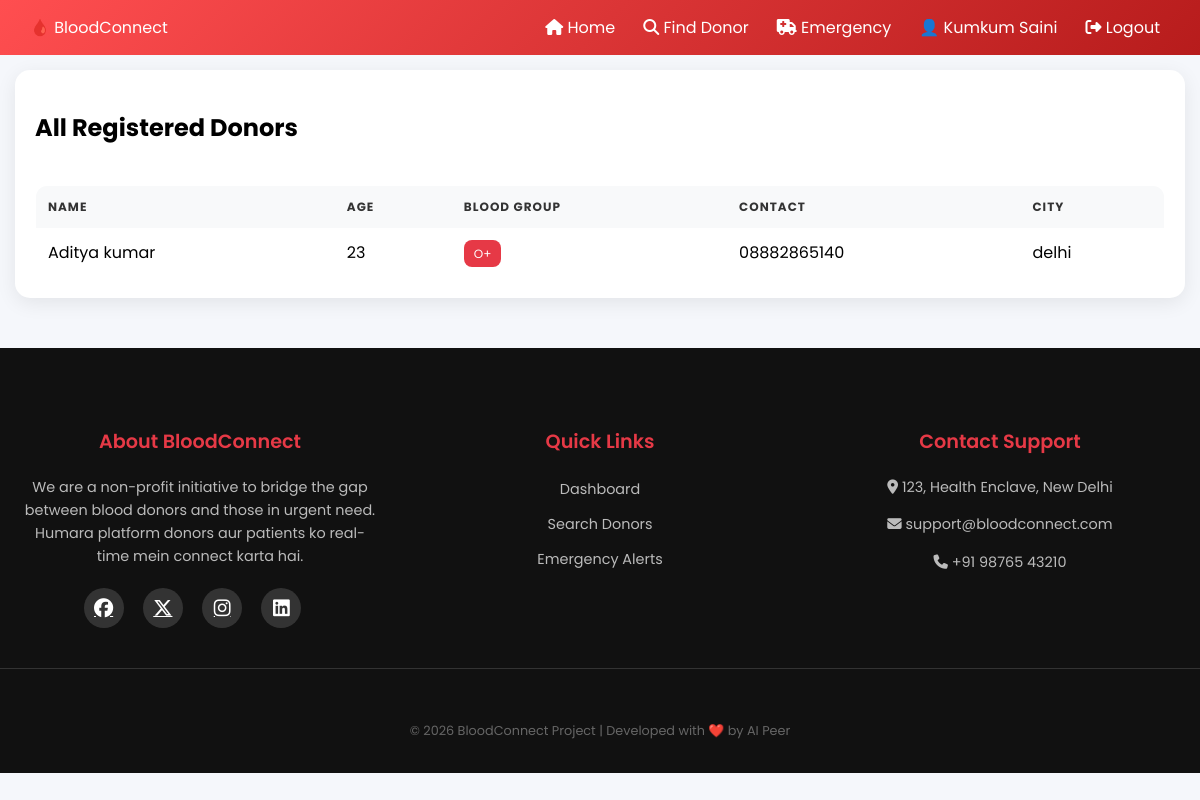
Page /donors (signed in) on the committed database.
### tables this page shows
CREATE TABLE users(
        id INTEGER PRIMARY KEY AUTOINCREMENT,
        name TEXT,
        email TEXT UNIQUE,
        password TEXT,
        age INTEGER,
        blood_group TEXT,
        contact TEXT,
        city TEXT,
        role TEXT DEFAULT 'Requester' -- 'Donor' or 'Requester'
    );

### app.py (the view)
    @app.route("/donors")
    def donors_list():
        data = g.db.execute("SELECT * FROM users WHERE role='Donor' ORDER BY id DESC").fetchall()
        return render_template("donors.html", donors=data)

### app.py (called while the page is built)
def get_db():
    conn = sqlite3.connect(DB_PATH)
    conn.row_factory = sqlite3.Row
    return conn

### templates/donors.html
{% extends "base.html" %}
{% block content %}
<section class="card">
    <h2>All Registered Donors</h2>
    {% if donors %}
    <div class="table-container">
        <table class="modern-table">
            <thead>
                <tr>
                    <th>Name</th>
                    <th>Age</th>
                    <th>Blood Group</th>
                    <th>Contact</th>
                    <th>City</th>
                </tr>
            </thead>
            <tbody>
                {% for donor in donors %}
                <tr>
                    <td>{{ donor["name"] }}</td>
                    <td>{{ donor["age"] }}</td>
                    <td><span class="badge">{{ donor["blood_group"] }}</span></td>
                    <td>{{ donor["contact"] }}</td>
                    <td>{{ donor["city"] }}</td>
                </tr>
                {% endfor %}
            </tbody>
        </table>
    </div>
    {% else %}
        <p class="empty">No donors found.</p>
    {% endif %}
</section>
{% endblock %}

### static/style.css (style rules this page uses)
body { font-family: 'Poppins', sans-serif; margin: 0; background: #f5f7fb; }
.card { background: white; padding: 20px; margin: 15px; border-radius: 15px; box-shadow: 0 5px 20px rgba(0,0,0,0.08); transition: 0.3s; }
.table-container { overflow-x: auto; }
.modern-table { width: 100%; border-collapse: collapse; }
.modern-table th { background: #e63946; color: white; padding: 10px; }
.modern-table td { padding: 10px; border-bottom: 1px solid #eee; }
.card, .action-card { animation: fadeIn 0.6s ease-in; }
.modern-table { width: 100%; border-collapse: collapse; border-radius: 12px; overflow: hidden; }
.modern-table th { background: linear-gradient(135deg, #ff4e50, #b71c1c); color: white; padding: 12px; text-align: left; }
.modern-table td { padding: 12px; border-bottom: 1px solid #eee; }
.badge { background: #e63946; color: white; padding: 5px 10px; border-radius: 8px; font-size: 12px; }
.modern-table { margin-top: 20px; border-radius: 12px; overflow: hidden; border: 1px solid #f0f0f0; }
.modern-table th { background: #f8f9fa; color: #333; font-weight: 700; text-transform: uppercase; font-size: 12px; letter-spacing: 1px; }

### rows in the picture
users: name "Aditya kumar", age "23", blood_group "O+", contact "08882865140", city "delhi"

### other values in the picture
{{ session.get('user_name') }} "Kumkum Saini"
